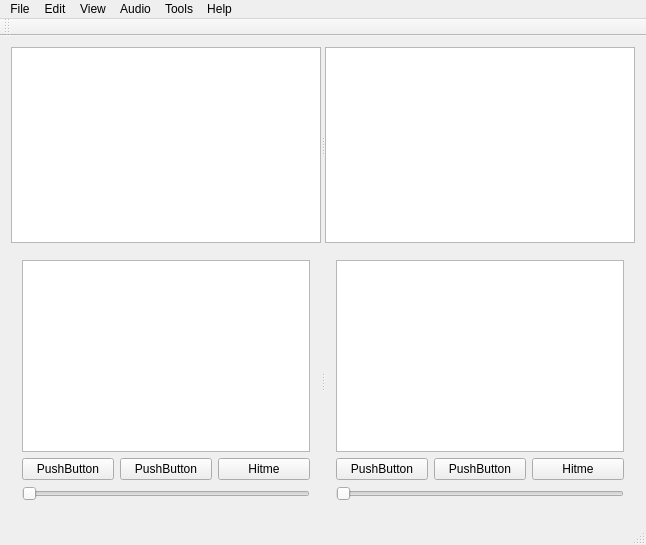
<?xml version="1.0" encoding="UTF-8"?>
<ui version="4.0">
 <class>MainWindow</class>
 <widget class="QMainWindow" name="MainWindow">
  <property name="geometry">
   <rect>
    <x>0</x>
    <y>0</y>
    <width>646</width>
    <height>545</height>
   </rect>
  </property>
  <property name="windowTitle">
   <string>WOOT</string>
  </property>
  <widget class="QWidget" name="centralWidget">
   <layout class="QHBoxLayout" name="horizontalLayout">
    <item>
     <layout class="QVBoxLayout" name="verticalLayout">
      <item>
       <widget class="QSplitter" name="splitter_2">
        <property name="orientation">
         <enum>Qt::Horizontal</enum>
        </property>
        <widget class="QTreeView" name="LibraryTree"/>
        <widget class="QTableView" name="LibraryTable"/>
       </widget>
      </item>
      <item>
       <widget class="QSplitter" name="splitter">
        <property name="orientation">
         <enum>Qt::Horizontal</enum>
        </property>
        <widget class="QWidget" name="Player1">
         <layout class="QVBoxLayout" name="verticalLayout_5">
          <item>
           <widget class="QTableView" name="PlaylistOne"/>
          </item>
          <item>
           <layout class="QHBoxLayout" name="horizontalLayout_4">
            <item>
             <widget class="QPushButton" name="pushButton">
              <property name="text">
               <string>PushButton</string>
              </property>
             </widget>
            </item>
            <item>
             <widget class="QPushButton" name="pushButton_5">
              <property name="text">
               <string>PushButton</string>
              </property>
             </widget>
            </item>
            <item>
             <widget class="QPushButton" name="pushButton_2">
              <property name="text">
               <string>Hitme</string>
              </property>
             </widget>
            </item>
           </layout>
          </item>
          <item>
           <widget class="QSlider" name="horizontalSlider">
            <property name="orientation">
             <enum>Qt::Horizontal</enum>
            </property>
           </widget>
          </item>
         </layout>
        </widget>
        <widget class="QWidget" name="Player2">
         <layout class="QVBoxLayout" name="verticalLayout_6">
          <item>
           <widget class="QTableView" name="PlaylistTwo"/>
          </item>
          <item>
           <layout class="QHBoxLayout" name="horizontalLayout_5">
            <item>
             <widget class="QPushButton" name="pushButton_3">
              <property name="text">
               <string>PushButton</string>
              </property>
             </widget>
            </item>
            <item>
             <widget class="QPushButton" name="pushButton_6">
              <property name="text">
               <string>PushButton</string>
              </property>
             </widget>
            </item>
            <item>
             <widget class="QPushButton" name="pushButton_4">
              <property name="text">
               <string>Hitme</string>
              </property>
             </widget>
            </item>
           </layout>
          </item>
          <item>
           <widget class="QSlider" name="horizontalSlider_2">
            <property name="orientation">
             <enum>Qt::Horizontal</enum>
            </property>
           </widget>
          </item>
         </layout>
        </widget>
       </widget>
      </item>
     </layout>
    </item>
   </layout>
  </widget>
  <widget class="QMenuBar" name="menuBar">
   <property name="geometry">
    <rect>
     <x>0</x>
     <y>0</y>
     <width>646</width>
     <height>21</height>
    </rect>
   </property>
   <widget class="QMenu" name="fileMenu">
    <property name="title">
     <string>File</string>
    </property>
   </widget>
   <widget class="QMenu" name="editMenu">
    <property name="title">
     <string>Edit</string>
    </property>
   </widget>
   <widget class="QMenu" name="viewMenu">
    <property name="title">
     <string>View</string>
    </property>
   </widget>
   <widget class="QMenu" name="audioMenu">
    <property name="title">
     <string>Audio</string>
    </property>
    <widget class="QMenu" name="menuLeft_Player_Devices">
     <property name="title">
      <string>Left Player Devices</string>
     </property>
    </widget>
    <widget class="QMenu" name="menuRight_Player_Devices">
     <property name="title">
      <string>Right Player Devices</string>
     </property>
    </widget>
    <addaction name="menuLeft_Player_Devices"/>
    <addaction name="menuRight_Player_Devices"/>
   </widget>
   <widget class="QMenu" name="toolsMenu">
    <property name="title">
     <string>Tools</string>
    </property>
   </widget>
   <widget class="QMenu" name="helpMenu">
    <property name="title">
     <string>Help</string>
    </property>
    <widget class="QMenu" name="aboutMenu">
     <property name="title">
      <string>About</string>
     </property>
    </widget>
    <addaction name="aboutMenu"/>
   </widget>
   <addaction name="fileMenu"/>
   <addaction name="editMenu"/>
   <addaction name="viewMenu"/>
   <addaction name="audioMenu"/>
   <addaction name="toolsMenu"/>
   <addaction name="helpMenu"/>
  </widget>
  <widget class="QToolBar" name="mainToolBar">
   <attribute name="toolBarArea">
    <enum>TopToolBarArea</enum>
   </attribute>
   <attribute name="toolBarBreak">
    <bool>false</bool>
   </attribute>
  </widget>
  <widget class="QStatusBar" name="statusBar"/>
  <action name="action1">
   <property name="text">
    <string>1</string>
   </property>
  </action>
  <action name="action2">
   <property name="text">
    <string>2</string>
   </property>
  </action>
  <action name="actionDenied">
   <property name="text">
    <string>Denied</string>
   </property>
  </action>
  <action name="action_2">
   <property name="text">
    <string>hah</string>
   </property>
   <property name="font">
    <font>
     <pointsize>23</pointsize>
    </font>
   </property>
  </action>
  <action name="actionDummyDevice">
   <property name="text">
    <string>DummyDevice</string>
   </property>
  </action>
  <action name="actionGn">
   <property name="text">
    <string>gn</string>
   </property>
  </action>
 </widget>
 <layoutdefault spacing="6" margin="11"/>
 <resources/>
 <connections>
  <connection>
   <sender>pushButton</sender>
   <signal>clicked()</signal>
   <receiver>MainWindow</receiver>
   <slot>repaint()</slot>
   <hints>
    <hint type="sourcelabel">
     <x>296</x>
     <y>348</y>
    </hint>
    <hint type="destinationlabel">
     <x>377</x>
     <y>235</y>
    </hint>
   </hints>
  </connection>
 </connections>
</ui>
